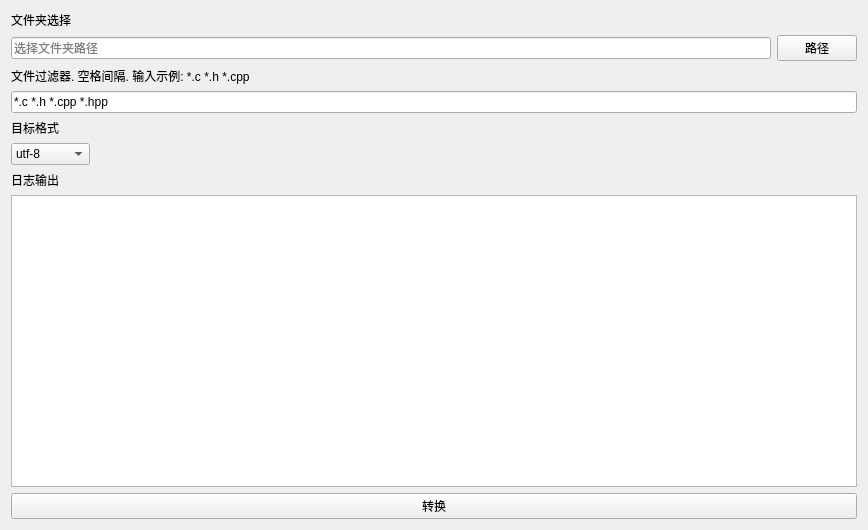
<?xml version="1.0" encoding="UTF-8"?>
<ui version="4.0">
 <class>Form</class>
 <widget class="QWidget" name="Form">
  <property name="geometry">
   <rect>
    <x>0</x>
    <y>0</y>
    <width>868</width>
    <height>530</height>
   </rect>
  </property>
  <property name="windowTitle">
   <string>Form</string>
  </property>
  <layout class="QVBoxLayout" name="verticalLayout_5">
   <item>
    <layout class="QVBoxLayout" name="verticalLayout">
     <item>
      <widget class="QLabel" name="label_2">
       <property name="text">
        <string>文件夹选择</string>
       </property>
      </widget>
     </item>
     <item>
      <layout class="QHBoxLayout" name="horizontalLayout">
       <item>
        <widget class="QLineEdit" name="fileDir">
         <property name="placeholderText">
          <string>选择文件夹路径</string>
         </property>
        </widget>
       </item>
       <item>
        <widget class="QPushButton" name="fileDirBut">
         <property name="text">
          <string>路径</string>
         </property>
        </widget>
       </item>
      </layout>
     </item>
    </layout>
   </item>
   <item>
    <layout class="QVBoxLayout" name="verticalLayout_2">
     <item>
      <widget class="QLabel" name="label">
       <property name="text">
        <string>文件过滤器. 空格间隔. 输入示例: *.c *.h *.cpp</string>
       </property>
      </widget>
     </item>
     <item>
      <widget class="QLineEdit" name="fileFilter">
       <property name="text">
        <string>*.c *.h *.cpp *.hpp</string>
       </property>
       <property name="placeholderText">
        <string>选择文件类型,空格作为间隔,示例: *.c *.h </string>
       </property>
      </widget>
     </item>
    </layout>
   </item>
   <item>
    <layout class="QVBoxLayout" name="verticalLayout_4">
     <item>
      <widget class="QLabel" name="label_4">
       <property name="text">
        <string>目标格式</string>
       </property>
      </widget>
     </item>
     <item>
      <widget class="QComboBox" name="encodeing">
       <property name="sizePolicy">
        <sizepolicy hsizetype="Maximum" vsizetype="Fixed">
         <horstretch>0</horstretch>
         <verstretch>0</verstretch>
        </sizepolicy>
       </property>
       <item>
        <property name="text">
         <string>utf-8</string>
        </property>
       </item>
       <item>
        <property name="text">
         <string>gb2312</string>
        </property>
       </item>
       <item>
        <property name="text">
         <string>ascii</string>
        </property>
       </item>
       <item>
        <property name="text">
         <string>gb18030</string>
        </property>
       </item>
       <item>
        <property name="text">
         <string>gbk</string>
        </property>
       </item>
       <item>
        <property name="text">
         <string>utf_16</string>
        </property>
       </item>
      </widget>
     </item>
    </layout>
   </item>
   <item>
    <layout class="QVBoxLayout" name="verticalLayout_3">
     <item>
      <widget class="QLabel" name="label_3">
       <property name="text">
        <string>日志输出</string>
       </property>
      </widget>
     </item>
     <item>
      <widget class="QTextEdit" name="output">
       <property name="readOnly">
        <bool>true</bool>
       </property>
      </widget>
     </item>
    </layout>
   </item>
   <item>
    <widget class="QPushButton" name="cover">
     <property name="text">
      <string>转换</string>
     </property>
    </widget>
   </item>
  </layout>
 </widget>
 <resources/>
 <connections/>
</ui>
